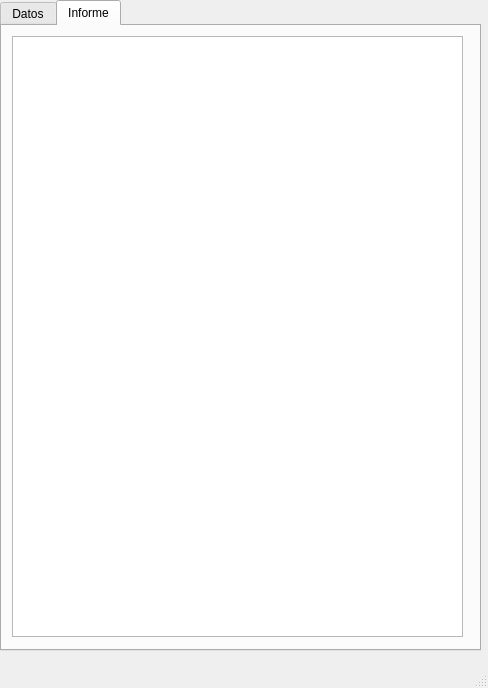
<?xml version="1.0" encoding="UTF-8"?>
<ui version="4.0">
 <class>MainWindow</class>
 <widget class="QMainWindow" name="MainWindow">
  <property name="geometry">
   <rect>
    <x>0</x>
    <y>0</y>
    <width>488</width>
    <height>688</height>
   </rect>
  </property>
  <property name="windowTitle">
   <string>MainWindow</string>
  </property>
  <widget class="QWidget" name="centralwidget">
   <widget class="QTabWidget" name="tabWidget">
    <property name="geometry">
     <rect>
      <x>0</x>
      <y>0</y>
      <width>481</width>
      <height>651</height>
     </rect>
    </property>
    <property name="currentIndex">
     <number>1</number>
    </property>
    <widget class="QWidget" name="tabDatos">
     <attribute name="title">
      <string>Datos</string>
     </attribute>
     <widget class="QWidget" name="verticalLayoutWidget">
      <property name="geometry">
       <rect>
        <x>120</x>
        <y>10</y>
        <width>198</width>
        <height>342</height>
       </rect>
      </property>
      <layout class="QVBoxLayout" name="verticalLayout_2">
       <item>
        <layout class="QHBoxLayout" name="horizontalLayout_3">
         <item>
          <layout class="QHBoxLayout" name="horizontalLayout">
           <item>
            <layout class="QVBoxLayout" name="verticalLayout">
             <item>
              <widget class="QLabel" name="label">
               <property name="text">
                <string>Dato x1</string>
               </property>
               <property name="buddy">
                <cstring>spinBox</cstring>
               </property>
              </widget>
             </item>
             <item>
              <widget class="QLabel" name="label_2">
               <property name="text">
                <string>Dato x2</string>
               </property>
               <property name="buddy">
                <cstring>spinBox_2</cstring>
               </property>
              </widget>
             </item>
             <item>
              <widget class="QLabel" name="label_3">
               <property name="text">
                <string>Dato x3</string>
               </property>
               <property name="buddy">
                <cstring>spinBox_3</cstring>
               </property>
              </widget>
             </item>
             <item>
              <widget class="QLabel" name="label_4">
               <property name="text">
                <string>Dato x4</string>
               </property>
               <property name="buddy">
                <cstring>spinBox_4</cstring>
               </property>
              </widget>
             </item>
             <item>
              <widget class="QLabel" name="label_5">
               <property name="text">
                <string>Dato x5</string>
               </property>
               <property name="buddy">
                <cstring>spinBox_5</cstring>
               </property>
              </widget>
             </item>
             <item>
              <widget class="QLabel" name="label_6">
               <property name="text">
                <string>Dato x6</string>
               </property>
               <property name="buddy">
                <cstring>spinBox_6</cstring>
               </property>
              </widget>
             </item>
             <item>
              <widget class="QLabel" name="label_7">
               <property name="text">
                <string>Dato x7</string>
               </property>
               <property name="buddy">
                <cstring>spinBox_7</cstring>
               </property>
              </widget>
             </item>
             <item>
              <widget class="QLabel" name="label_8">
               <property name="text">
                <string>Dato x8</string>
               </property>
               <property name="buddy">
                <cstring>spinBox_8</cstring>
               </property>
              </widget>
             </item>
             <item>
              <widget class="QLabel" name="label_9">
               <property name="text">
                <string>Dato x9</string>
               </property>
               <property name="buddy">
                <cstring>spinBox_9</cstring>
               </property>
              </widget>
             </item>
             <item>
              <widget class="QLabel" name="label_10">
               <property name="text">
                <string>Dato x10</string>
               </property>
               <property name="buddy">
                <cstring>spinBox_10</cstring>
               </property>
              </widget>
             </item>
            </layout>
           </item>
           <item>
            <layout class="QVBoxLayout" name="verticalLayout_3">
             <item>
              <widget class="QSpinBox" name="spinBox"/>
             </item>
             <item>
              <widget class="QSpinBox" name="spinBox_2"/>
             </item>
             <item>
              <widget class="QSpinBox" name="spinBox_3"/>
             </item>
             <item>
              <widget class="QSpinBox" name="spinBox_4"/>
             </item>
             <item>
              <widget class="QSpinBox" name="spinBox_5"/>
             </item>
             <item>
              <widget class="QSpinBox" name="spinBox_6"/>
             </item>
             <item>
              <widget class="QSpinBox" name="spinBox_7"/>
             </item>
             <item>
              <widget class="QSpinBox" name="spinBox_8"/>
             </item>
             <item>
              <widget class="QSpinBox" name="spinBox_9"/>
             </item>
             <item>
              <widget class="QSpinBox" name="spinBox_10"/>
             </item>
            </layout>
           </item>
          </layout>
         </item>
         <item>
          <spacer name="horizontalSpacer">
           <property name="orientation">
            <enum>Qt::Horizontal</enum>
           </property>
           <property name="sizeHint" stdset="0">
            <size>
             <width>40</width>
             <height>20</height>
            </size>
           </property>
          </spacer>
         </item>
         <item>
          <layout class="QHBoxLayout" name="horizontalLayout_2">
           <item>
            <layout class="QVBoxLayout" name="verticalLayout_4">
             <item>
              <widget class="QLabel" name="label_11">
               <property name="text">
                <string>Dato y1</string>
               </property>
               <property name="buddy">
                <cstring>spinBox</cstring>
               </property>
              </widget>
             </item>
             <item>
              <widget class="QLabel" name="label_12">
               <property name="text">
                <string>Dato y2</string>
               </property>
               <property name="buddy">
                <cstring>spinBox</cstring>
               </property>
              </widget>
             </item>
             <item>
              <widget class="QLabel" name="label_13">
               <property name="text">
                <string>Dato y3</string>
               </property>
               <property name="buddy">
                <cstring>spinBox</cstring>
               </property>
              </widget>
             </item>
             <item>
              <widget class="QLabel" name="label_14">
               <property name="text">
                <string>Dato y4</string>
               </property>
               <property name="buddy">
                <cstring>spinBox</cstring>
               </property>
              </widget>
             </item>
             <item>
              <widget class="QLabel" name="label_15">
               <property name="text">
                <string>Dato y5</string>
               </property>
               <property name="buddy">
                <cstring>spinBox</cstring>
               </property>
              </widget>
             </item>
             <item>
              <widget class="QLabel" name="label_16">
               <property name="text">
                <string>Dato y6</string>
               </property>
               <property name="buddy">
                <cstring>spinBox</cstring>
               </property>
              </widget>
             </item>
             <item>
              <widget class="QLabel" name="label_17">
               <property name="text">
                <string>Dato y7</string>
               </property>
               <property name="buddy">
                <cstring>spinBox</cstring>
               </property>
              </widget>
             </item>
             <item>
              <widget class="QLabel" name="label_18">
               <property name="text">
                <string>Dato y8</string>
               </property>
               <property name="buddy">
                <cstring>spinBox</cstring>
               </property>
              </widget>
             </item>
             <item>
              <widget class="QLabel" name="label_19">
               <property name="text">
                <string>Dato y9</string>
               </property>
               <property name="buddy">
                <cstring>spinBox</cstring>
               </property>
              </widget>
             </item>
             <item>
              <widget class="QLabel" name="label_20">
               <property name="text">
                <string>Dato y10</string>
               </property>
               <property name="buddy">
                <cstring>spinBox</cstring>
               </property>
              </widget>
             </item>
            </layout>
           </item>
           <item>
            <layout class="QVBoxLayout" name="verticalLayout_5">
             <item>
              <widget class="QSpinBox" name="spinBox_11"/>
             </item>
             <item>
              <widget class="QSpinBox" name="spinBox_12"/>
             </item>
             <item>
              <widget class="QSpinBox" name="spinBox_13"/>
             </item>
             <item>
              <widget class="QSpinBox" name="spinBox_14"/>
             </item>
             <item>
              <widget class="QSpinBox" name="spinBox_15"/>
             </item>
             <item>
              <widget class="QSpinBox" name="spinBox_16"/>
             </item>
             <item>
              <widget class="QSpinBox" name="spinBox_17"/>
             </item>
             <item>
              <widget class="QSpinBox" name="spinBox_18"/>
             </item>
             <item>
              <widget class="QSpinBox" name="spinBox_19"/>
             </item>
             <item>
              <widget class="QSpinBox" name="spinBox_20"/>
             </item>
            </layout>
           </item>
          </layout>
         </item>
        </layout>
       </item>
       <item>
        <widget class="QPushButton" name="pushButton">
         <property name="text">
          <string>Generar Gráfica</string>
         </property>
        </widget>
       </item>
       <item>
        <widget class="QPushButton" name="pushButton_2">
         <property name="text">
          <string>Generar Informe</string>
         </property>
        </widget>
       </item>
      </layout>
     </widget>
     <widget class="QListView" name="listView">
      <property name="geometry">
       <rect>
        <x>10</x>
        <y>360</y>
        <width>441</width>
        <height>251</height>
       </rect>
      </property>
     </widget>
    </widget>
    <widget class="QWidget" name="tabInforme">
     <attribute name="title">
      <string>Informe</string>
     </attribute>
     <widget class="QListView" name="listView_2">
      <property name="geometry">
       <rect>
        <x>10</x>
        <y>10</y>
        <width>451</width>
        <height>601</height>
       </rect>
      </property>
     </widget>
    </widget>
   </widget>
  </widget>
  <widget class="QMenuBar" name="menubar">
   <property name="geometry">
    <rect>
     <x>0</x>
     <y>0</y>
     <width>488</width>
     <height>22</height>
    </rect>
   </property>
  </widget>
  <widget class="QStatusBar" name="statusbar"/>
 </widget>
 <resources/>
 <connections/>
</ui>
